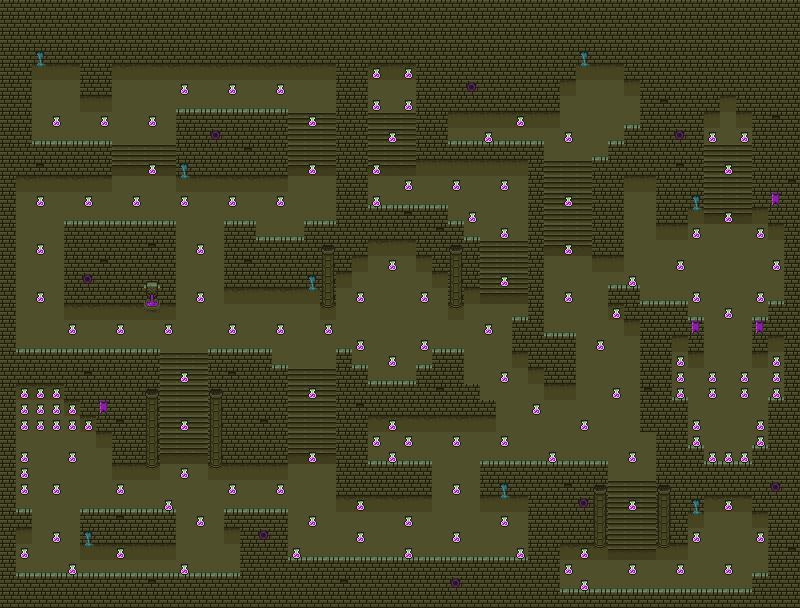

Rendered tile map (Tiled .tmx) drawn with the repository's tilesets; below, a short description and the map source with its tile grids summarised:
An orthogonal 50x38 tile map with 16x16 px tiles, 4 tile layers (suelo, paredes, TopesMuros, monedas).

<map version="1.2" tiledversion="1.2.5" orientation="orthogonal" renderorder="left-up" width="50" height="38" tilewidth="16" tileheight="16" infinite="0" nextlayerid="5" nextobjectid="1">
 <tileset firstgid="1" name="Dungeon2" tilewidth="16" tileheight="16" tilecount="256" columns="16">
  <image source="0x72_16x16DungeonTileset_Sand.png" width="256" height="256" />
 </tileset>
 <layer id="1" name="suelo" width="50" height="38">
  <data>[1900 cells, 1900 non-empty, 8 distinct tile ids]</data>
 </layer>
 <layer id="2" name="paredes" width="50" height="38">
  <data>[1900 cells, 911 non-empty, 1 distinct tile ids]</data>
 </layer>
 <layer id="4" name="TopesMuros" width="50" height="38">
  <data>[1900 cells, 233 non-empty, 13 distinct tile ids]</data>
 </layer>
 <layer id="3" name="monedas" width="50" height="38">
  <data>[1900 cells, 146 non-empty, 1 distinct tile ids]</data>
 </layer>
</map>
